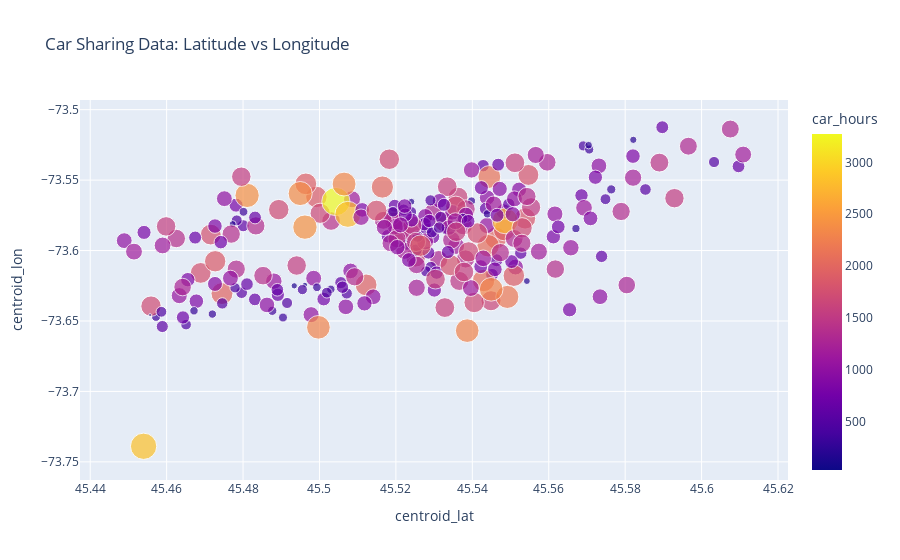

Write notebook code for a chart like this one.
### Markdown cell above
#### &#9989; **Question 2.3 (6 points)**: Using plotly, create a figure that visualizes your data (or at least some parts of your data). Make sure there are appropriate labels like title, x-axis, and y-axis, etc.

### Code cell
# Put your code here  
import plotly.express as px
fig= px.scatter(my_plotly_data, x="centroid_lat",  y="centroid_lon", size="car_hours", color="car_hours",title="Car Sharing Data: Latitude vs Longitude",)
fig.show()

### Figure 1 — Plotly figure (JSON) as saved in the notebook; plotly's stock layout.template omitted (floating-point values rounded to 4 significant figures; data arrays with more than 128 entries replaced by an {"elided": "..."} marker saying what was removed)
{"data": [{"hovertemplate": "centroid_lat=%{x}<br>centroid_lon=%{y}<br>car_hours=%{marker.color}<extra></extra>", "legendgroup": "", "marker": {"color": {"elided": "249 float values"}, "coloraxis": "coloraxis", "size": {"elided": "249 float values"}, "sizemode": "area", "sizeref": 8.185, "symbol": "circle"}, "mode": "markers", "name": "", "orientation": "v", "showlegend": false, "type": "scatter", "x": {"elided": "249 float values"}, "xaxis": "x", "y": {"elided": "249 float values"}, "yaxis": "y"}], "layout": {"coloraxis": {"colorbar": {"title": {"text": "car_hours"}}, "colorscale": [[0, "#0d0887"], [0.1111, "#46039f"], [0.2222, "#7201a8"], [0.3333, "#9c179e"], [0.4444, "#bd3786"], [0.5556, "#d8576b"], [0.6667, "#ed7953"], [0.7778, "#fb9f3a"], [0.8889, "#fdca26"], [1, "#f0f921"]]}, "legend": {"itemsizing": "constant", "tracegroupgap": 0}, "title": {"text": "Car Sharing Data: Latitude vs Longitude"}, "xaxis": {"anchor": "y", "domain": [0, 1], "title": {"text": "centroid_lat"}}, "yaxis": {"anchor": "x", "domain": [0, 1], "title": {"text": "centroid_lon"}}}}
